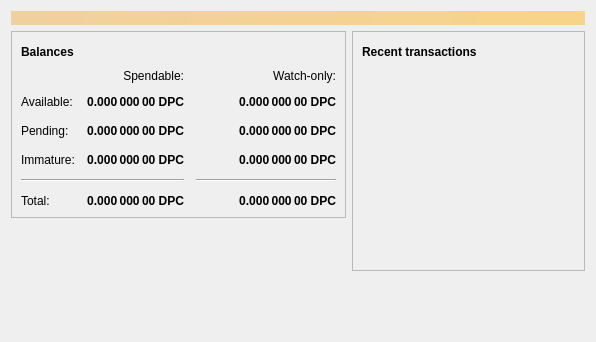
<?xml version="1.0" encoding="UTF-8"?>
<ui version="4.0">
 <class>OverviewPage</class>
 <widget class="QWidget" name="OverviewPage">
  <property name="geometry">
   <rect>
    <x>0</x>
    <y>0</y>
    <width>596</width>
    <height>342</height>
   </rect>
  </property>
  <property name="windowTitle">
   <string>Form</string>
  </property>
  <layout class="QVBoxLayout" name="topLayout">
   <item>
    <widget class="QLabel" name="labelAlerts">
     <property name="visible">
      <bool>false</bool>
     </property>
     <property name="styleSheet">
      <string notr="true">QLabel { background-color: qlineargradient(x1: 0, y1: 0, x2: 1, y2: 0, stop:0 #F0D0A0, stop:1 #F8D488); color:#000000; }</string>
     </property>
     <property name="wordWrap">
      <bool>true</bool>
     </property>
     <property name="margin">
      <number>3</number>
     </property>
     <property name="textInteractionFlags">
      <set>Qt::TextSelectableByMouse</set>
     </property>
    </widget>
   </item>
   <item>
    <layout class="QHBoxLayout" name="horizontalLayout" stretch="1,1">
     <item>
      <layout class="QVBoxLayout" name="verticalLayout_2">
       <item>
        <widget class="QFrame" name="frame">
         <property name="frameShape">
          <enum>QFrame::StyledPanel</enum>
         </property>
         <property name="frameShadow">
          <enum>QFrame::Raised</enum>
         </property>
         <layout class="QVBoxLayout" name="verticalLayout_4">
          <item>
           <layout class="QHBoxLayout" name="horizontalLayout_4">
            <item>
             <widget class="QLabel" name="label_5">
              <property name="font">
               <font>
                <weight>75</weight>
                <bold>true</bold>
               </font>
              </property>
              <property name="text">
               <string>Balances</string>
              </property>
             </widget>
            </item>
            <item>
             <widget class="QPushButton" name="labelWalletStatus">
              <property name="enabled">
               <bool>true</bool>
              </property>
              <property name="maximumSize">
               <size>
                <width>30</width>
                <height>16777215</height>
               </size>
              </property>
              <property name="toolTip">
               <string>The displayed information may be out of date. Your wallet automatically synchronizes with the Deepcoin network after a connection is established, but this process has not completed yet.</string>
              </property>
              <property name="text">
               <string/>
              </property>
              <property name="icon">
               <iconset resource="../deepcoin.qrc">
                <normaloff>:/icons/warning</normaloff>
                <disabledoff>:/icons/warning</disabledoff>:/icons/warning</iconset>
              </property>
              <property name="iconSize">
               <size>
                <width>24</width>
                <height>24</height>
               </size>
              </property>
              <property name="flat">
               <bool>true</bool>
              </property>
             </widget>
            </item>
            <item>
             <spacer name="horizontalSpacer_3">
              <property name="orientation">
               <enum>Qt::Horizontal</enum>
              </property>
              <property name="sizeHint" stdset="0">
               <size>
                <width>40</width>
                <height>20</height>
               </size>
              </property>
             </spacer>
            </item>
           </layout>
          </item>
          <item>
           <layout class="QGridLayout" name="gridLayout">
            <property name="spacing">
             <number>12</number>
            </property>
            <item row="2" column="2">
             <widget class="QLabel" name="labelWatchPending">
              <property name="font">
               <font>
                <weight>75</weight>
                <bold>true</bold>
               </font>
              </property>
              <property name="cursor">
               <cursorShape>IBeamCursor</cursorShape>
              </property>
              <property name="toolTip">
               <string>Unconfirmed transactions to watch-only addresses</string>
              </property>
              <property name="text">
               <string notr="true">0.000 000 00 DPC</string>
              </property>
              <property name="alignment">
               <set>Qt::AlignRight|Qt::AlignTrailing|Qt::AlignVCenter</set>
              </property>
              <property name="textInteractionFlags">
               <set>Qt::LinksAccessibleByMouse|Qt::TextSelectableByKeyboard|Qt::TextSelectableByMouse</set>
              </property>
             </widget>
            </item>
            <item row="2" column="1">
             <widget class="QLabel" name="labelUnconfirmed">
              <property name="font">
               <font>
                <weight>75</weight>
                <bold>true</bold>
               </font>
              </property>
              <property name="cursor">
               <cursorShape>IBeamCursor</cursorShape>
              </property>
              <property name="toolTip">
               <string>Total of transactions that have yet to be confirmed, and do not yet count toward the spendable balance</string>
              </property>
              <property name="text">
               <string notr="true">0.000 000 00 DPC</string>
              </property>
              <property name="alignment">
               <set>Qt::AlignRight|Qt::AlignTrailing|Qt::AlignVCenter</set>
              </property>
              <property name="textInteractionFlags">
               <set>Qt::LinksAccessibleByMouse|Qt::TextSelectableByKeyboard|Qt::TextSelectableByMouse</set>
              </property>
             </widget>
            </item>
            <item row="3" column="2">
             <widget class="QLabel" name="labelWatchImmature">
              <property name="font">
               <font>
                <weight>75</weight>
                <bold>true</bold>
               </font>
              </property>
              <property name="cursor">
               <cursorShape>IBeamCursor</cursorShape>
              </property>
              <property name="toolTip">
               <string>Mined balance in watch-only addresses that has not yet matured</string>
              </property>
              <property name="text">
               <string notr="true">0.000 000 00 DPC</string>
              </property>
              <property name="alignment">
               <set>Qt::AlignRight|Qt::AlignTrailing|Qt::AlignVCenter</set>
              </property>
              <property name="textInteractionFlags">
               <set>Qt::LinksAccessibleByMouse|Qt::TextSelectableByKeyboard|Qt::TextSelectableByMouse</set>
              </property>
             </widget>
            </item>
            <item row="4" column="0" colspan="2">
             <widget class="Line" name="line">
              <property name="orientation">
               <enum>Qt::Horizontal</enum>
              </property>
             </widget>
            </item>
            <item row="4" column="2">
             <widget class="Line" name="lineWatchBalance">
              <property name="sizePolicy">
               <sizepolicy hsizetype="Preferred" vsizetype="Fixed">
                <horstretch>0</horstretch>
                <verstretch>0</verstretch>
               </sizepolicy>
              </property>
              <property name="minimumSize">
               <size>
                <width>140</width>
                <height>0</height>
               </size>
              </property>
              <property name="orientation">
               <enum>Qt::Horizontal</enum>
              </property>
             </widget>
            </item>
            <item row="5" column="0">
             <widget class="QLabel" name="labelTotalText">
              <property name="text">
               <string>Total:</string>
              </property>
             </widget>
            </item>
            <item row="3" column="1">
             <widget class="QLabel" name="labelImmature">
              <property name="font">
               <font>
                <weight>75</weight>
                <bold>true</bold>
               </font>
              </property>
              <property name="cursor">
               <cursorShape>IBeamCursor</cursorShape>
              </property>
              <property name="toolTip">
               <string>Mined balance that has not yet matured</string>
              </property>
              <property name="text">
               <string notr="true">0.000 000 00 DPC</string>
              </property>
              <property name="alignment">
               <set>Qt::AlignRight|Qt::AlignTrailing|Qt::AlignVCenter</set>
              </property>
              <property name="textInteractionFlags">
               <set>Qt::LinksAccessibleByMouse|Qt::TextSelectableByKeyboard|Qt::TextSelectableByMouse</set>
              </property>
             </widget>
            </item>
            <item row="2" column="3">
             <spacer name="horizontalSpacer_2">
              <property name="orientation">
               <enum>Qt::Horizontal</enum>
              </property>
              <property name="sizeHint" stdset="0">
               <size>
                <width>40</width>
                <height>20</height>
               </size>
              </property>
             </spacer>
            </item>
            <item row="3" column="0">
             <widget class="QLabel" name="labelImmatureText">
              <property name="text">
               <string>Immature:</string>
              </property>
             </widget>
            </item>
            <item row="5" column="1">
             <widget class="QLabel" name="labelTotal">
              <property name="font">
               <font>
                <weight>75</weight>
                <bold>true</bold>
               </font>
              </property>
              <property name="cursor">
               <cursorShape>IBeamCursor</cursorShape>
              </property>
              <property name="toolTip">
               <string>Your current total balance</string>
              </property>
              <property name="text">
               <string notr="true">0.000 000 00 DPC</string>
              </property>
              <property name="alignment">
               <set>Qt::AlignRight|Qt::AlignTrailing|Qt::AlignVCenter</set>
              </property>
              <property name="textInteractionFlags">
               <set>Qt::LinksAccessibleByMouse|Qt::TextSelectableByKeyboard|Qt::TextSelectableByMouse</set>
              </property>
             </widget>
            </item>
            <item row="5" column="2">
             <widget class="QLabel" name="labelWatchTotal">
              <property name="font">
               <font>
                <weight>75</weight>
                <bold>true</bold>
               </font>
              </property>
              <property name="cursor">
               <cursorShape>IBeamCursor</cursorShape>
              </property>
              <property name="toolTip">
               <string>Current total balance in watch-only addresses</string>
              </property>
              <property name="text">
               <string notr="true">0.000 000 00 DPC</string>
              </property>
              <property name="alignment">
               <set>Qt::AlignRight|Qt::AlignTrailing|Qt::AlignVCenter</set>
              </property>
              <property name="textInteractionFlags">
               <set>Qt::LinksAccessibleByMouse|Qt::TextSelectableByKeyboard|Qt::TextSelectableByMouse</set>
              </property>
             </widget>
            </item>
            <item row="0" column="2">
             <widget class="QLabel" name="labelWatchonly">
              <property name="text">
               <string>Watch-only:</string>
              </property>
              <property name="alignment">
               <set>Qt::AlignRight|Qt::AlignTrailing|Qt::AlignVCenter</set>
              </property>
             </widget>
            </item>
            <item row="1" column="0">
             <widget class="QLabel" name="labelBalanceText">
              <property name="text">
               <string>Available:</string>
              </property>
             </widget>
            </item>
            <item row="1" column="1">
             <widget class="QLabel" name="labelBalance">
              <property name="font">
               <font>
                <weight>75</weight>
                <bold>true</bold>
               </font>
              </property>
              <property name="cursor">
               <cursorShape>IBeamCursor</cursorShape>
              </property>
              <property name="toolTip">
               <string>Your current spendable balance</string>
              </property>
              <property name="text">
               <string notr="true">0.000 000 00 DPC</string>
              </property>
              <property name="alignment">
               <set>Qt::AlignRight|Qt::AlignTrailing|Qt::AlignVCenter</set>
              </property>
              <property name="textInteractionFlags">
               <set>Qt::LinksAccessibleByMouse|Qt::TextSelectableByKeyboard|Qt::TextSelectableByMouse</set>
              </property>
             </widget>
            </item>
            <item row="1" column="2">
             <widget class="QLabel" name="labelWatchAvailable">
              <property name="font">
               <font>
                <weight>75</weight>
                <bold>true</bold>
               </font>
              </property>
              <property name="cursor">
               <cursorShape>IBeamCursor</cursorShape>
              </property>
              <property name="toolTip">
               <string>Your current balance in watch-only addresses</string>
              </property>
              <property name="text">
               <string notr="true">0.000 000 00 DPC</string>
              </property>
              <property name="alignment">
               <set>Qt::AlignRight|Qt::AlignTrailing|Qt::AlignVCenter</set>
              </property>
              <property name="textInteractionFlags">
               <set>Qt::LinksAccessibleByMouse|Qt::TextSelectableByKeyboard|Qt::TextSelectableByMouse</set>
              </property>
             </widget>
            </item>
            <item row="2" column="0">
             <widget class="QLabel" name="labelPendingText">
              <property name="text">
               <string>Pending:</string>
              </property>
             </widget>
            </item>
            <item row="0" column="1">
             <widget class="QLabel" name="labelSpendable">
              <property name="text">
               <string>Spendable:</string>
              </property>
              <property name="alignment">
               <set>Qt::AlignRight|Qt::AlignTrailing|Qt::AlignVCenter</set>
              </property>
             </widget>
            </item>
           </layout>
          </item>
         </layout>
        </widget>
       </item>
       <item>
        <spacer name="verticalSpacer">
         <property name="orientation">
          <enum>Qt::Vertical</enum>
         </property>
         <property name="sizeHint" stdset="0">
          <size>
           <width>20</width>
           <height>40</height>
          </size>
         </property>
        </spacer>
       </item>
      </layout>
     </item>
     <item>
      <layout class="QVBoxLayout" name="verticalLayout_3">
       <item>
        <widget class="QFrame" name="frame_2">
         <property name="frameShape">
          <enum>QFrame::StyledPanel</enum>
         </property>
         <property name="frameShadow">
          <enum>QFrame::Raised</enum>
         </property>
         <layout class="QVBoxLayout" name="verticalLayout">
          <item>
           <layout class="QHBoxLayout" name="horizontalLayout_2">
            <item>
             <widget class="QLabel" name="label_4">
              <property name="font">
               <font>
                <weight>75</weight>
                <bold>true</bold>
               </font>
              </property>
              <property name="text">
               <string>Recent transactions</string>
              </property>
             </widget>
            </item>
            <item>
             <widget class="QPushButton" name="labelTransactionsStatus">
              <property name="enabled">
               <bool>true</bool>
              </property>
              <property name="maximumSize">
               <size>
                <width>30</width>
                <height>16777215</height>
               </size>
              </property>
              <property name="toolTip">
               <string>The displayed information may be out of date. Your wallet automatically synchronizes with the Deepcoin network after a connection is established, but this process has not completed yet.</string>
              </property>
              <property name="text">
               <string/>
              </property>
              <property name="icon">
               <iconset resource="../deepcoin.qrc">
                <normaloff>:/icons/warning</normaloff>
                <disabledoff>:/icons/warning</disabledoff>:/icons/warning</iconset>
              </property>
              <property name="iconSize">
               <size>
                <width>24</width>
                <height>24</height>
               </size>
              </property>
              <property name="flat">
               <bool>true</bool>
              </property>
             </widget>
            </item>
            <item>
             <spacer name="horizontalSpacer">
              <property name="orientation">
               <enum>Qt::Horizontal</enum>
              </property>
              <property name="sizeHint" stdset="0">
               <size>
                <width>40</width>
                <height>20</height>
               </size>
              </property>
             </spacer>
            </item>
           </layout>
          </item>
          <item>
           <widget class="QListView" name="listTransactions">
            <property name="styleSheet">
             <string notr="true">QListView { background: transparent; }</string>
            </property>
            <property name="frameShape">
             <enum>QFrame::NoFrame</enum>
            </property>
            <property name="verticalScrollBarPolicy">
             <enum>Qt::ScrollBarAlwaysOff</enum>
            </property>
            <property name="horizontalScrollBarPolicy">
             <enum>Qt::ScrollBarAlwaysOff</enum>
            </property>
            <property name="selectionMode">
             <enum>QAbstractItemView::NoSelection</enum>
            </property>
           </widget>
          </item>
         </layout>
        </widget>
       </item>
       <item>
        <spacer name="verticalSpacer_2">
         <property name="orientation">
          <enum>Qt::Vertical</enum>
         </property>
         <property name="sizeHint" stdset="0">
          <size>
           <width>20</width>
           <height>40</height>
          </size>
         </property>
        </spacer>
       </item>
      </layout>
     </item>
    </layout>
   </item>
  </layout>
 </widget>
 <resources/>
 <connections/>
</ui>
